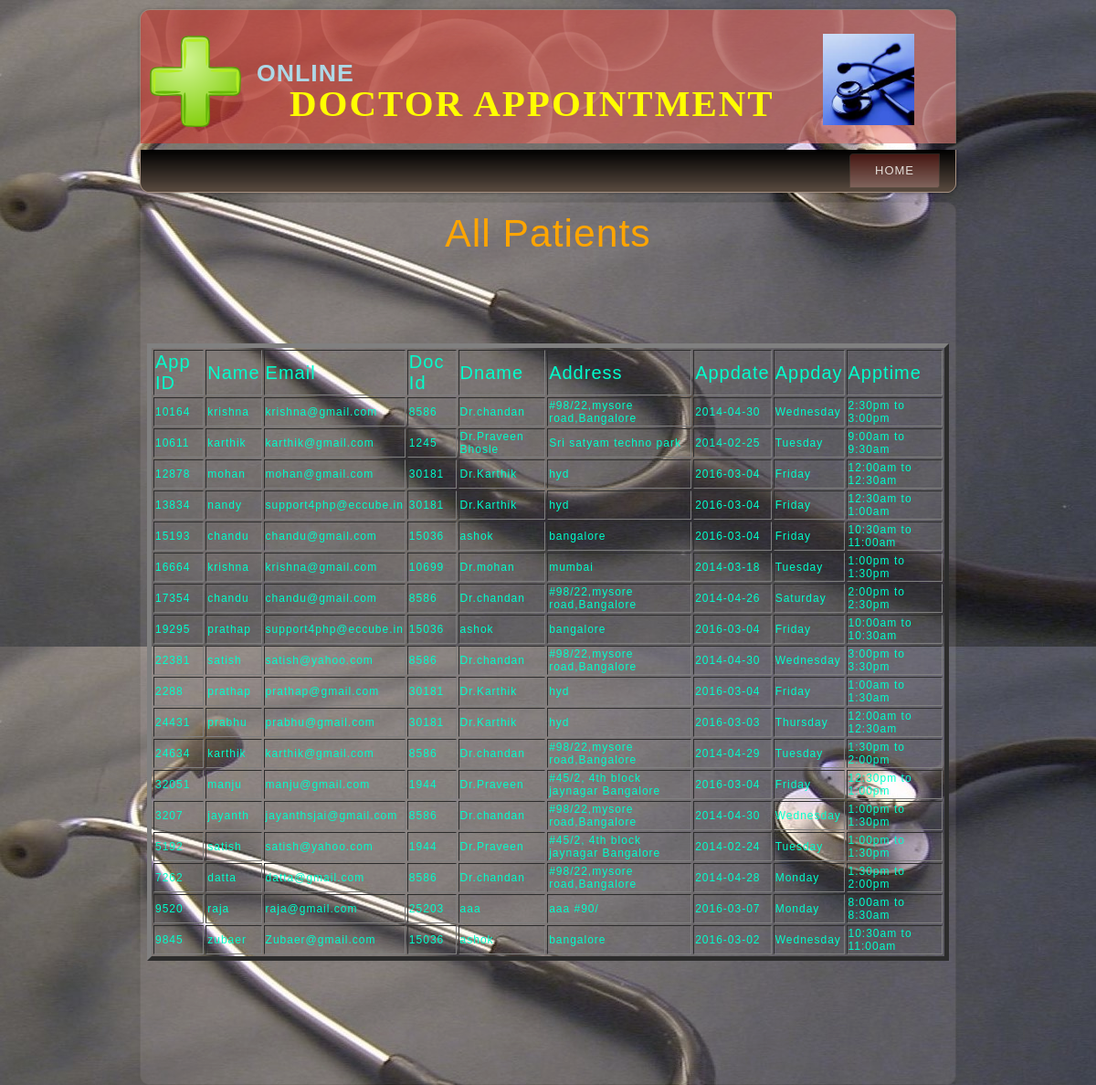
/admin_module/patientsgrid.php, run on the app's committed database.
### tables this page shows
CREATE TABLE IF NOT EXISTS `app_tab` (
  `appid` varchar(10) NOT NULL,
  `name` varchar(20) NOT NULL,
  `email` varchar(30) NOT NULL,
  `docid` varchar(10) NOT NULL,
  `dname` varchar(30) NOT NULL,
  `venue` varchar(50) NOT NULL,
  `appdate` date NOT NULL,
  `appday` varchar(30) NOT NULL,
  `apptime` varchar(30) NOT NULL,
  `hospital` varchar(30) NOT NULL,
  PRIMARY KEY (`appid`)
);

### admin_module/patientsgrid.php (the view, shortened to what this page needs)
<html>
<head>
<link rel="stylesheet" href="style.css" type="text/css"/>
</head>
<body>
<div id="art-main">
<div class="art-header">
 <div class="art-header-position">
  <div class="art-header-wrapper">
    <div class="art-header-inner">
     <div class="art-logo">
	  <table><tr>
	   <td><img src="images/img7.png" width="100" height="100"/></td>
       <td> <h2 style="position:absolute;left:90pt;top:7pt;color:lightblue;font-size:20pt;" align="left">ONLINE</h2><BR><BR><BR>
	   <h1 class="art-logo-name" ><a href="#" style="color:red;">&nbsp;&nbsp;&nbsp;&nbsp;Doctor Appointment</a></h1>
          </td>
	   <td>&nbsp;&nbsp;&nbsp;&nbsp;&nbsp;&nbsp;&nbsp;&nbsp;&nbsp;&nbsp;<img src="images/img1.jpg" width="100" height="100"/></td></tr>
	  </table>
    </div>
   </div>
  </div>
 </div>
</div>
<div class="art-bar art-nav">
 <div class="art-nav-outer">
  <div class="art-nav-wrapper">
   <div class="art-nav-inner">
	<ul class="art-hmenu">
	 <li><a href="admin.php?con=2" class="active">home</a></li>
	</ul>
   </div>
  </div>
 </div>
</div>
<div class="art-box art-sheet">
 <div class="art-box-body art-sheet-body">
  <div class="art-layout-wrapper">
   <div class="art-content-layout">
    <div class="art-content-layout-row">
     <div class="art-layout-cell art-sidebar1">
<div align="center" style="Font-Size:32pt;Color:orange;">All Patients</div>
<br><br><br><br><br><br>
 <?php
 include "connect.php";
 $query="select * from app_tab";
 $sql_query=mysqli_query($conn,$query);
 ?>
 <table align="center" border="5" style="font-size:9pt">
 <tr><td><div style='Font-Size:15pt;'>App ID</div></td>
 <td><div style='Font-Size:15pt;'>Name</div></td>
 <td><div style='Font-Size:15pt;'>Email</div></td>
 <td><div style='Font-Size:15pt;'>Doc Id</div></td>
 <td><div style='Font-Size:15pt;'>Dname</div></td>
 <td><div style='Font-Size:15pt;'>Address</div></td>
 <td><div style='Font-Size:15pt;'>Appdate</div>
 <td><div style='Font-Size:15pt;'>Appday</div>
 <td><div style='Font-Size:15pt;'>Apptime</div></td></tr>
 <?php while($row=mysqli_fetch_array($sql_query))
 {
 ?>
 <tr><td><?php echo $row["appid"] ?></td>
 <td><?php echo $row["name"] ?></td>
 <td><?php echo $row["email"] ?></td>
 <td><?php echo $row["docid"]?></td>
 <td><?php echo $row["dname"]?></td>
 <td><?php echo $row["venue"]?></td>
 <td><?php echo $row["appdate"]?></td>
 <td><?php echo $row["appday"]?></td>
 <td><?php echo $row["apptime"]; }?></td></tr> </table>
 <br><br><br><br><br><br><br><br>
      </div>
     </div>
    </div>
   </div>
  </div>
 </div>
</div>
</body>
</html>

### data on the page
app_tab: appid "10164", name "krishna", email "krishna@gmail.com", docid "8586", dname "Dr.chandan", venue "#98/22,mysore road,Bangalore", appdate "2014-04-30", appday "Wednesday", apptime "2:30pm to 3:00pm"
app_tab: appid "10611", name "karthik", email "karthik@gmail.com", docid "1245", dname "Dr.Praveen Bhosle", venue "Sri satyam techno park", appdate "2014-02-25", appday "Tuesday", apptime "9:00am to 9:30am"
app_tab: appid "12878", name "mohan", email "mohan@gmail.com", docid "30181", dname "Dr.Karthik", venue "hyd", appdate "2016-03-04", appday "Friday", apptime "12:00am to 12:30am"
app_tab: appid "13834", name "nandy", email "support4php@eccube.in", docid "30181", dname "Dr.Karthik", venue "hyd", appdate "2016-03-04", appday "Friday", apptime "12:30am to 1:00am"
app_tab: appid "15193", name "chandu", email "chandu@gmail.com", docid "15036", dname "ashok", venue "bangalore", appdate "2016-03-04", appday "Friday", apptime "10:30am to 11:00am"
app_tab: appid "16664", name "krishna", email "krishna@gmail.com", docid "10699", dname "Dr.mohan", venue "mumbai", appdate "2014-03-18", appday "Tuesday", apptime "1:00pm to 1:30pm"
app_tab: appid "17354", name "chandu", email "chandu@gmail.com", docid "8586", dname "Dr.chandan", venue "#98/22,mysore road,Bangalore", appdate "2014-04-26", appday "Saturday", apptime "2:00pm to 2:30pm"
app_tab: appid "19295", name "prathap", email "support4php@eccube.in", docid "15036", dname "ashok", venue "bangalore", appdate "2016-03-04", appday "Friday", apptime "10:00am to 10:30am"
app_tab: appid "22381", name "satish", email "satish@yahoo.com", docid "8586", dname "Dr.chandan", venue "#98/22,mysore road,Bangalore", appdate "2014-04-30", appday "Wednesday", apptime "3:00pm to 3:30pm"
app_tab: appid "2288", name "prathap", email "prathap@gmail.com", docid "30181", dname "Dr.Karthik", venue "hyd", appdate "2016-03-04", appday "Friday", apptime "1:00am to 1:30am"
app_tab: appid "24431", name "prabhu", email "prabhu@gmail.com", docid "30181", dname "Dr.Karthik", venue "hyd", appdate "2016-03-03", appday "Thursday", apptime "12:00am to 12:30am"
app_tab: appid "24634", name "karthik", email "karthik@gmail.com", docid "8586", dname "Dr.chandan", venue "#98/22,mysore road,Bangalore", appdate "2014-04-29", appday "Tuesday", apptime "1:30pm to 2:00pm"
app_tab: appid "32051", name "manju", email "manju@gmail.com", docid "1944", dname "Dr.Praveen", venue "#45/2, 4th block jaynagar Bangalore", appdate "2016-03-04", appday "Friday", apptime "12:30pm to 1:00pm"
app_tab: appid "3207", name "jayanth", email "jayanthsjai@gmail.com", docid "8586", dname "Dr.chandan", venue "#98/22,mysore road,Bangalore", appdate "2014-04-30", appday "Wednesday", apptime "1:00pm to 1:30pm"
app_tab: appid "5192", name "satish", email "satish@yahoo.com", docid "1944", dname "Dr.Praveen", venue "#45/2, 4th block jaynagar Bangalore", appdate "2014-02-24", appday "Tuesday", apptime "1:00pm to 1:30pm"
app_tab: appid "7262", name "datta", email "datta@gmail.com", docid "8586", dname "Dr.chandan", venue "#98/22,mysore road,Bangalore", appdate "2014-04-28", appday "Monday", apptime "1:30pm to 2:00pm"
app_tab: appid "9520", name "raja", email "raja@gmail.com", docid "25203", dname "aaa", venue "aaa #90/", appdate "2016-03-07", appday "Monday", apptime "8:00am to 8:30am"
app_tab: appid "9845", name "zubaer", email "Zubaer@gmail.com", docid "15036", dname "ashok", venue "bangalore", appdate "2016-03-02", appday "Wednesday", apptime "10:30am to 11:00am"
